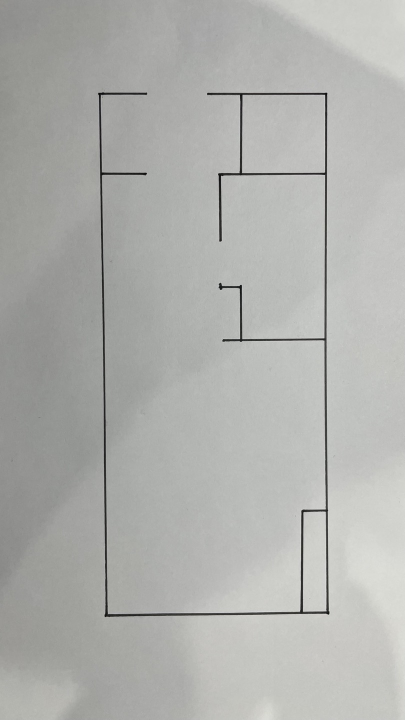
#> input picture R-zipp/test/KakaoTalk_20231124_105156273.jpg, 810 x 1440 px (shown at 1/2 size)
$ python -i detect.py   (imports and definitions only)
#> lines starting #> are read from the running program, lines starting #| are printed output that depends on the picture; after the words box and inside, x2 and y2 are one past the last pixel; in counts of white or black regions, pixels touching at a corner belong together
import cv2
import numpy as np
import sys, os

sys.path.append(os.path.dirname(os.path.abspath(os.path.dirname(__file__))))
from BlueprintToBlendLIb import image
from BlueprintToBlendLIb import const
from BlueprintToBlendLIb import image
from BlueprintToBlendLIb import calculate
from BlueprintToBlendLIb import transform
import math


# [26 lines left out: function outer_contours, not called in this run]


def wall_filter(gray):
    WALL_FILTER_TRESHOLD = [0, 255]
    WALL_FILTER_KERNEL_SIZE = (3, 3)
    WALL_FILTER_MORPHOLOGY_ITERATIONS = 2
    WALL_FILTER_DILATE_ITERATIONS = 1
    WALL_FILTER_DISTANCE = 5
    WALL_FILTER_DISTANCE_THRESHOLD = [0.5, 0.2]
    WALL_FILTER_MAX_VALUE = 255
    WALL_FILTER_THRESHOLD_TECHNIQUE = 0

    _, thresh = cv2.threshold(
        gray,
        WALL_FILTER_TRESHOLD[0],
        WALL_FILTER_TRESHOLD[1],
        cv2.THRESH_BINARY_INV + cv2.THRESH_OTSU,
    )
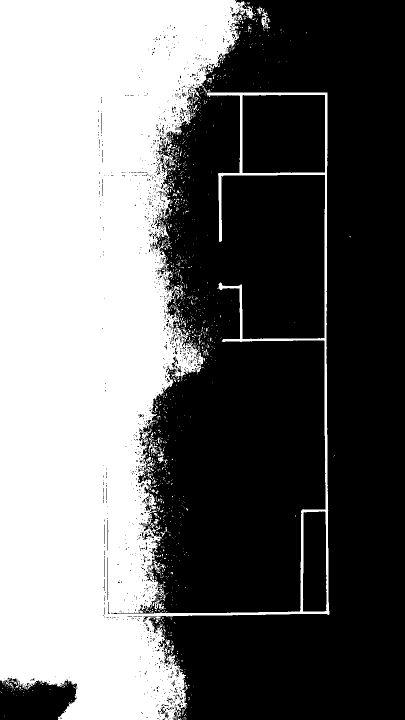
#> thresh: shape (1440, 810) (shown at 1/2 size); 43.1% white; 1178 white regions (1127 under 20 px), largest, box (x1, y1, x2, y2) and area: (0, 0, 659, 1440) 496687, (523, 17, 540, 57) 245, (306, 1121, 329, 1150) 188

    # noise removal
    kernel = np.ones(WALL_FILTER_KERNEL_SIZE, np.uint8)
    opening = cv2.morphologyEx(
        thresh,
        cv2.MORPH_OPEN,
        kernel,
        iterations=WALL_FILTER_MORPHOLOGY_ITERATIONS,
    )
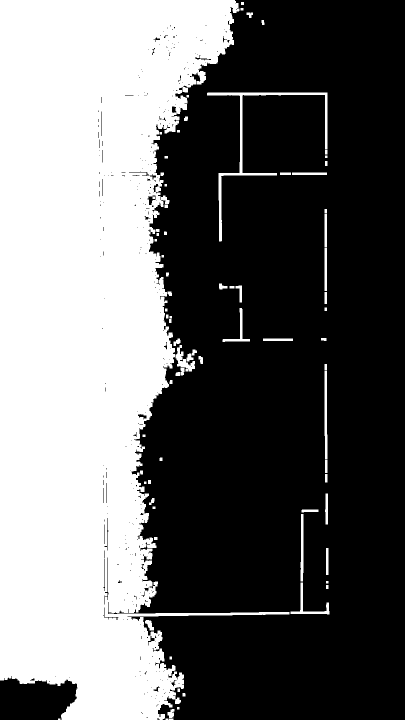
#> opening: shape (1440, 810) (shown at 1/2 size); 41% white; 77 white regions (2 under 20 px), largest, box (x1, y1, x2, y2) and area: (0, 0, 579, 1440) 465111, (414, 185, 655, 483) 4000, (649, 742, 655, 919) 888

    sure_bg = cv2.dilate(
        opening, kernel, iterations=WALL_FILTER_DILATE_ITERATIONS
    )
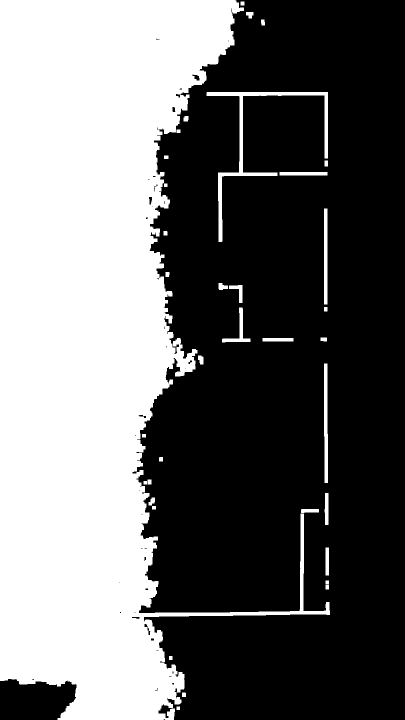
#> sure_bg: shape (1440, 810) (shown at 1/2 size); 42.2% white; 36 white regions, largest, box (x1, y1, x2, y2) and area: (0, 0, 660, 1440) 478395, (413, 184, 656, 484) 5656, (648, 727, 656, 966) 1678

    dist_transform = cv2.distanceTransform(
        opening, cv2.DIST_L2, WALL_FILTER_DISTANCE
    )
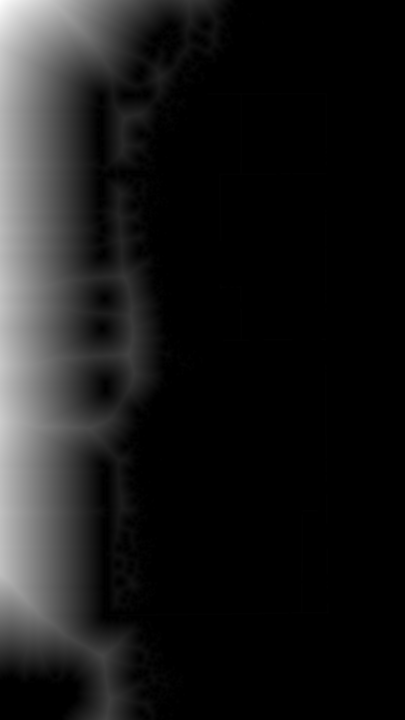
#> dist_transform: shape (1440, 810) float32 (shown at 1/2 size); min 0, max 278, mean 29.1; drawn with min black and max white
    ret, sure_fg = cv2.threshold(
        WALL_FILTER_DISTANCE_THRESHOLD[0] * dist_transform,
        WALL_FILTER_DISTANCE_THRESHOLD[1] * dist_transform.max(),
        WALL_FILTER_MAX_VALUE,
        WALL_FILTER_THRESHOLD_TECHNIQUE,
    )
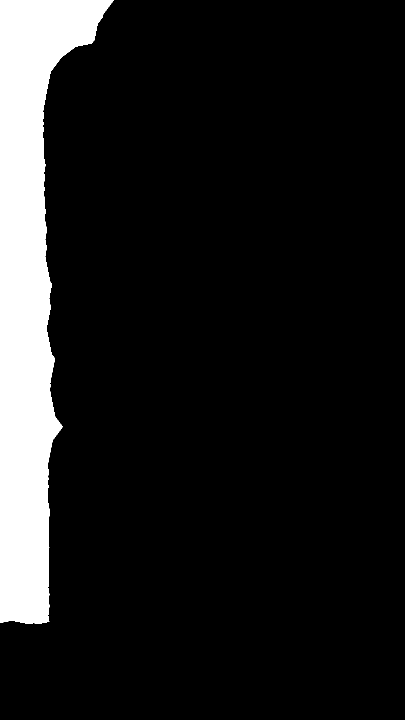
#> sure_fg: shape (1440, 810) float32 (shown at 1/2 size); 11.3% white; 1 white region, box (x1, y1, x2, y2) and area: (0, 0, 228, 1248) 131550
#> ret = 55.59

    sure_fg = np.uint8(sure_fg)
    unknown = cv2.subtract(sure_bg, sure_fg)
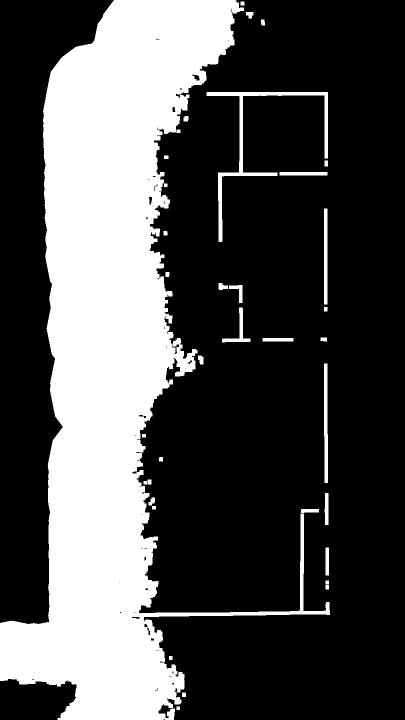
#> unknown: shape (1440, 810) (shown at 1/2 size); 31% white; 36 white regions, largest, box (x1, y1, x2, y2) and area: (0, 0, 660, 1440) 346845, (413, 184, 656, 484) 5656, (648, 727, 656, 966) 1678

    return unknown


# [105 lines left out: functions __corners_and_draw_lines, find_rooms, precise_boxes, not called in this run]

>>> import cv2
>>> picture = cv2.imread('../test/KakaoTalk_20231124_105156273.jpg', cv2.IMREAD_GRAYSCALE)
>>> result = wall_filter(picture)
